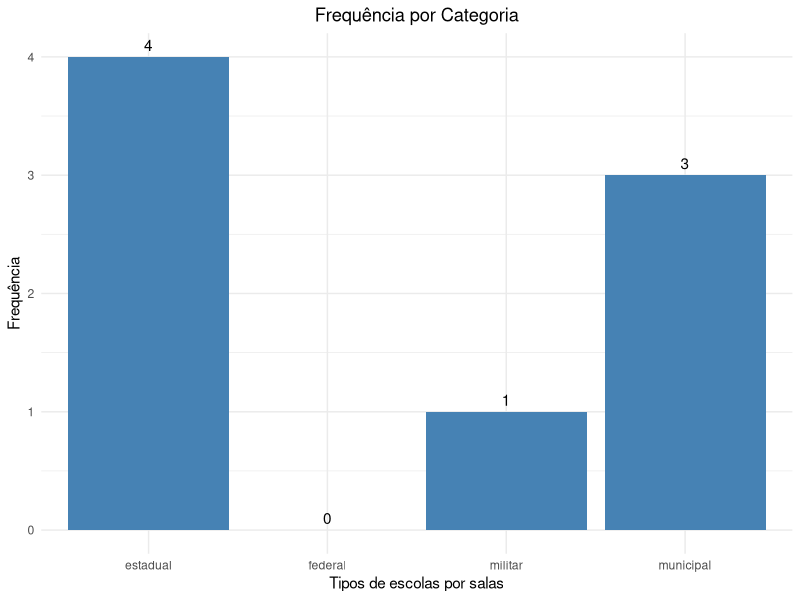

R code for this plot:
# Instale o ggplot2 se ainda não tiver
# install.packages("ggplot2")

library(ggplot2)

# Dados
dados <- data.frame(
  Categoria = c("estadual", "municipal", "federal", "militar"),
  Frequencia = c(4, 3, 0, 1)
)

# Gráfico com título centralizado
ggplot(dados, aes(x = Categoria, y = Frequencia)) +
  geom_bar(stat = "identity", fill = "steelblue") +
  geom_text(aes(label = Frequencia), vjust = -0.5) +
  labs(
    title = "Frequência por Categoria",
    x = "Tipos de escolas por salas",
    y = "Frequência"
  ) +
  theme_minimal() +
  theme(
    plot.title = element_text(hjust = 0.5)  # centraliza o título
  )
